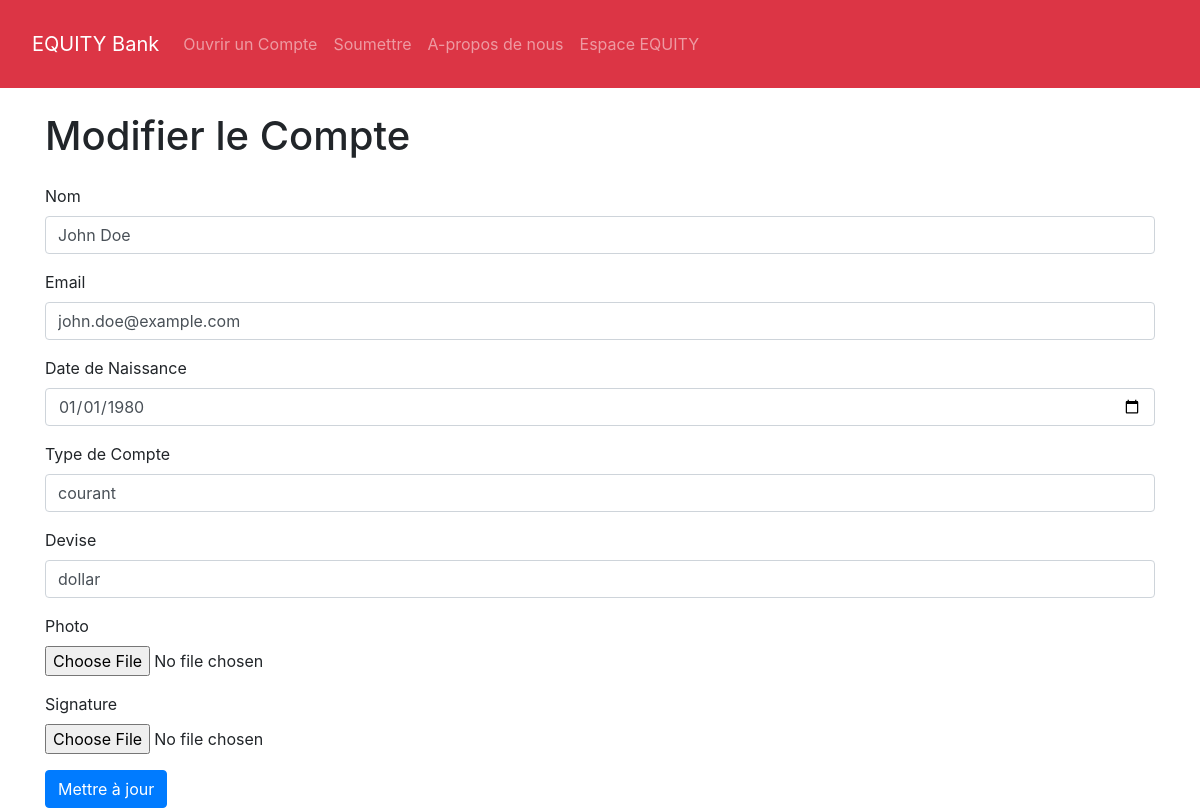
The page /vues/admin/modifier_compte.php?id=6 on the database its author committed.
### tables this page shows
CREATE TABLE IF NOT EXISTS `comptes` (
  `id` int(11) NOT NULL AUTO_INCREMENT,
  `nom` varchar(255) NOT NULL,
  `email` varchar(255) NOT NULL,
  `mot_de_passe` varchar(255) NOT NULL,
  `date_naissance` date NOT NULL,
  `type_compte` enum('courant','epargne','salaire','autre') NOT NULL,
  `devise` enum('franc','dollar') NOT NULL,
  `photo` varchar(255) NOT NULL,
  `signature` varchar(255) NOT NULL,
  `numero_compte` varchar(12) NOT NULL,
  `date_creation` timestamp NULL DEFAULT CURRENT_TIMESTAMP,
  PRIMARY KEY (`id`),
  UNIQUE KEY `email` (`email`),
  UNIQUE KEY `numero_compte` (`numero_compte`)
);

### vues/admin/modifier_compte.php (the view, shortened to what this page needs)
<?php
include_once 'config.php';
include '../header.php';
if (isset($_GET['id'])) {
    $id = $_GET['id'];
    $sql = "SELECT * FROM comptes WHERE id = ?";
    $stmt = $connexion->prepare($sql);
    $stmt->bind_param("i", $id);
    $stmt->execute();
    $result = $stmt->get_result();
    if ($result->num_rows > 0) {
        $row = $result->fetch_assoc();
    } else {
        echo "Compte non trouvé.";
        exit;
    }
}
?>
<!DOCTYPE html>
<html lang="fr">
<head>
    <link href="https://stackpath.bootstrapcdn.com/bootstrap/4.5.2/css/bootstrap.min.css" rel="stylesheet">
</head>
<body>
    <div class="container">
        <h1 class="my-4">Modifier le Compte</h1>
        <form method="POST" action="modifier_compte.php" enctype="multipart/form-data">
            <div class="form-group">
                <label for="nom">Nom</label>
                <input type="text" class="form-control" id="nom" name="nom" value="<?php echo htmlspecialchars($row['nom']); ?>" required>
            </div>
            <div class="form-group">
                <label for="email">Email</label>
                <input type="email" class="form-control" id="email" name="email" value="<?php echo htmlspecialchars($row['email']); ?>" required>
            </div>
            <div class="form-group">
                <label for="date_naissance">Date de Naissance</label>
                <input type="date" class="form-control" id="date_naissance" name="date_naissance" value="<?php echo htmlspecialchars($row['date_naissance']); ?>" required>
            </div>
            <div class="form-group">
                <label for="type_compte">Type de Compte</label>
                <input type="text" class="form-control" id="type_compte" name="type_compte" value="<?php echo htmlspecialchars($row['type_compte']); ?>" required>
            </div>
            <div class="form-group">
                <label for="devise">Devise</label>
                <input type="text" class="form-control" id="devise" name="devise" value="<?php echo htmlspecialchars($row['devise']); ?>" required>
            </div>
            <div class="form-group">
                <label for="photo">Photo</label>
                <input type="file" class="form-control-file" id="photo" name="photo">
            </div>
            <div class="form-group">
                <label for="signature">Signature</label>
                <input type="file" class="form-control-file" id="signature" name="signature">
            </div>
            <button type="submit" class="btn btn-primary">Mettre à jour</button>
        </form>
    </div>
</body>
</html>

### rows shown on the page
comptes: nom "John Doe", email "john.doe@example.com", date_naissance "01/01/1980", type_compte "courant", devise "dollar"
